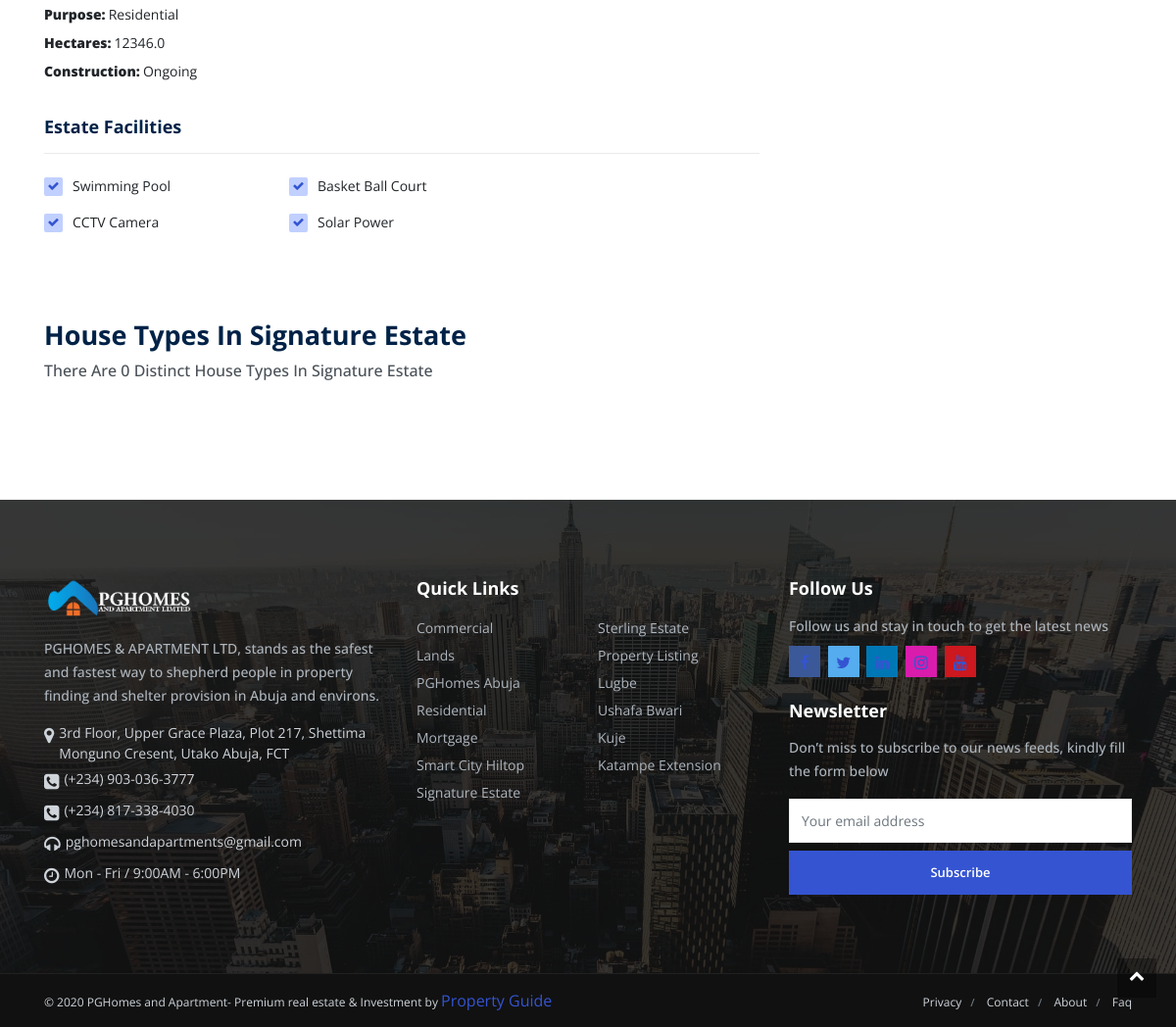
The page /projects/2/ (lower part) on the database as committed earlier.
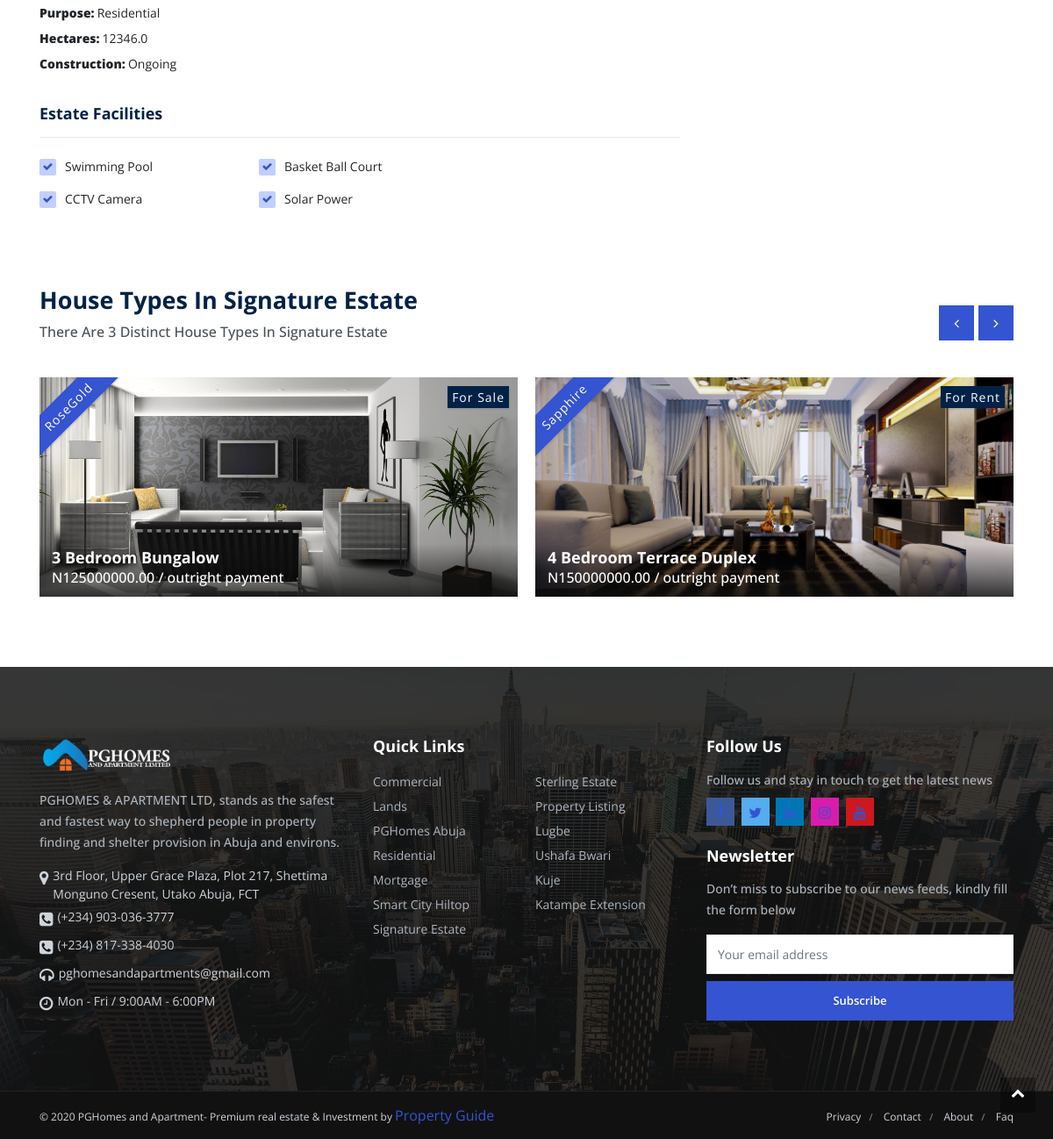
The same page on the database as committed later.
### projects/models.py (models this page shows, shortened)
class Project (models.Model):
        name = models.CharField(max_length=250)
        description = models.TextField(max_length=1000, help_text='Enter a brief description of the project')
        location = models.CharField(max_length=300)
        created = models.DateTimeField(auto_now_add=True)
        updated = models.DateTimeField(auto_now=True)
        hectares = models.DecimalField(max_digits=6, decimal_places=1, help_text="Enter the number of hectares",null=True, blank=True,)
        facilities = models.ManyToManyField(ProjectFacility, help_text='Select a feature for this project')
        image= models.ImageField(upload_to='images/')
        PROJECT_STATUS = (
        ('Not started', 'Not started'),
        ('Ongoing', 'Ongoing'),
        ('Completed', 'Completed'),
    )
        status = models.CharField(
        max_length=50,
        choices= PROJECT_STATUS,
        blank=True,
        default='Not started',
        help_text='Project work status',
    )
        PROJECT_PURPOSE = (
        ('Residential', 'Residential'),
        ('Commercial', 'Commercial'),
        ('Others', 'Others'),
    )
        purpose = models.CharField(
        max_length=50,
        choices= PROJECT_PURPOSE,
        blank=True,
        default='Residential',
        help_text='Project purpose',
    )
        class meta :
            ordering = ['-name']
            verbose_name = 'Projects'

class ProjectFacility (models.Model):
    name = models.CharField(max_length=200, help_text='Enter a product feature (e.g. Swimming-pool CCTV Solar-power)')
    class meta :
        verbose_name = "Facility"
        verbose_name_plural = "Facilities"
    def __str__(self):
        return self.name

class HouseType (models.Model):
    house_name = models.CharField(max_length=250, null= True, blank= True)
    house_specification = models.CharField(max_length=300, help_text='Enter a brief specification of the product')
    house_floor_area = models.PositiveBigIntegerField(help_text="Enter the net floor area for the product")
    units = models.PositiveIntegerField(null= True, blank=True)
    house_outright_payment = models.DecimalField(max_digits=12, decimal_places=2, help_text="Enter the outright payment price", default= 0)
    project = models.ForeignKey(Project, on_delete=models.CASCADE, related_name='housetypes',)
    image= models.ImageField(upload_to ="images/", default= True)
    bed=models.PositiveBigIntegerField(help_text="Enter the Number of Bedrooms", default=1)
    bath=models.PositiveBigIntegerField(help_text="Enter the Number of Bathrooms", default=1)
    HOUSETYPE_STATUS = (
        ('For Rent', 'For Rent'),
        ('For Sale', 'For Sale')
    )
    status = models.CharField(
        max_length=50,
        choices= HOUSETYPE_STATUS,
        blank=True,
        default='For Sale',
        help_text='House Type status',
    )
    class meta :
            ordering = ['-house_name']
            verbose_name = 'HouseTypes'

### projects/views.py (the view)
# urls.py: path('<int:pk>/', ProjectDetailView.as_view() , name='project_detail'),
class ProjectDetailView (DetailView):
    model: Project
    context_object_name = 'project'
    template_name: 'projects/project_detail.html'
    def get_queryset(self):
          return Project.objects.order_by('pk')

### templates/projects/project_detail.html (shortened to what this page needs)
{% extends '../base.html' %}
{% load static %}
{% block content %}
 <section class="single__Detail">
    <div class="container">
        <div class="row">
            <div class="col-lg-8">
                <div class="row">
                    <div class="col-lg-12">
                        <div class="single__detail-features">
                            <div class="property__detail-info">
                                <div class="row">
                                    <div class="col-md-6 col-lg-6">
                                        <ul class="property__detail-info-list list-unstyled">
                                            <li><b>Purpose:</b>{{project.purpose}}</li>
                                            <li><b>Hectares:</b>{{project.hectares}}</li>
                                            <li><b>Construction:</b>{{project.status}} </li>
                                        </ul>
                                    </div>
                                    <div class="col-md-6 col-lg-6">
                                        <ul class="property__detail-info-list list-unstyled">
                                            <li><b></b> </li>
                                            <li><b></b> </li>
                                            <li><b></b> </li>
                                        </ul>
                                    </div>
                                </div>
                            </div>
                        </div>
                        <div class="single__detail-features">
                            <h6 class="text-capitalize detail-heading">Estate facilities</h6>
                            <ul class="list-unstyled icon-checkbox">
                                {% for facility in project.facilities.all %}
                                <li>{{facility}}</li>
                                {% endfor%}
                            </ul>
                        </div>
                    </div>
                </div>
            </div>
                <div class="sticky-top">
                </div>
            </div>
        </div>
    </div>
 <section class="recent__property pt-0">
    <div class="container">
        <div class="row">
            <div class="col-md-6">
                <div class="title__head-v2">
                    <h2 class="text-capitalize">House Types In {{project.name}}</h2>
                    <p class="text-capitalize">There are {{project.housetypes.all| length}} distinct House Types in {{project.name}}</p>
                </div>
            </div>
        </div>
        <div class="recent__property-carousel owl-carousel owl-theme">
            {% for housetype in project.housetypes.all %}
            <div class="item">
                <a href="#">
                    <div class="card__image-hover h-250">
                        <div class="card__image-hover-overlay">
                            <div class="listing-badges">
                                <span class="featured">
                                    {{housetype.house_name}}
                                </span>
                                <span>
                                    {{housetype.status}}
                                </span>
                            </div>
                            <div class="card__image-content">
                                <div class="card__image-content-desc">
                                    <h6>  {{housetype.house_specification}}</h6>
                                    <p class="mb-0"> N{{housetype.house_outright_payment}} / outright payment</p>
                                </div>
                            </div>
                            <img alt="" src="{{housetype.image.url}}" class="img-fluid h-40 ">
                        </div>
                    </div>
                </a>
            </div>
            {% endfor%}
        </div>
    </div>
</section>
{% endblock content%}

### templates/base.html (shortened to what this page needs)
{% load static  %}
<!DOCTYPE html>
<html lang="en">
<head>
    <link href=" {% static './css/styles.css' %}" rel="stylesheet">
    <link rel="stylesheet" href="https://unpkg.com/aos@next/dist/aos.css" />
</head>
<body>
<div>
    {% block content %}
    {% endblock content %}
 <footer>
    <div class="wrapper__footer bg-theme-footer">
        <div class="container">
            <div class="row">
                <div class="col-md-4">
                    <div class="widget__footer">
                        <figure>
                            <img src="{% static 'images/PGHomes web Logo White.png' %}" alt="" class="logo-footer">
                        </figure>
                        <p>
                            PGHOMES & APARTMENT LTD, stands as the safest and fastest way to
                            shepherd people in property finding and shelter provision in Abuja and environs.
                        </p>
                        <ul class="list-unstyled mb-0 mt-3">
                            <li> <b> <i class="fa fa-map-marker"></i></b><span>3rd Floor, Upper Grace Plaza, Plot
                                   217, Shettima Monguno Cresent, Utako Abuja, FCT </span> </li>
                            <li> <b><i class="fa fa-phone-square"></i></b><span>(+234) 903-036-3777</span> </li>
                            <li> <b><i class="fa fa-phone-square"></i></b><span>(+234) 817-338-4030</span> </li>
                            <li> <b><i class="fa fa-headphones"></i></b><span>pghomesandapartments@gmail.com</span> </li>
                            <li> <b><i class="fa fa-clock-o"></i></b><span>Mon - Fri / 9:00AM - 6:00PM</span> </li>
                        </ul>
                    </div>
                </div>
                <div class="col-md-4">
                    <div class="widget__footer">
                        <h4 class="footer-title">Quick Links</h4>
                        <div class="link__category-two-column">
                            <ul class="list-unstyled ">
                                <li class="list-inline-item">
                                    <a href="#">Commercial</a>
                                </li>
                                <li class="list-inline-item">
                                    <a href="#">Lands</a>
                                </li>
                                <li class="list-inline-item">
                                    <a href="#">PGHomes Abuja</a>
                                </li>
                                <li class="list-inline-item">
                                    <a href="#">Residential</a>
                                </li>
                                <li class="list-inline-item">
                                    <a href="#">Mortgage</a>
                                </li>
                                <li class="list-inline-item">
                                    <a href="#">Smart City Hiltop</a>
                                </li>
                                <li class="list-inline-item">
                                    <a href="#">Signature Estate</a>
                                </li>
                                <li class="list-inline-item">
                                    <a href="#">Sterling Estate</a>
                                </li>
                                <li class="list-inline-item">
                                    <a href="#">Property Listing</a>
                                </li>
                                <li class="list-inline-item">
                                    <a href="#">Lugbe</a>
                                </li>
                                <li class="list-inline-item">
                                    <a href="#">Ushafa bwari</a>
                                </li>
                                <li class="list-inline-item">
                                    <a href="#">Kuje</a>
                                </li>
                                <li class="list-inline-item">
                                    <a href="#">Katampe Extension</a>
                                </li>
                            </ul>
                        </div>
                    </div>
                </div>
                <div class="col-md-4">
                    <div class="widget__footer">
                        <h4 class="footer-title">follow us </h4>
                        <p class="mb-2">
                            Follow us and stay in touch to get the latest news
                        </p>
                        <p>
                            <button class="btn btn-social btn-social-o facebook mr-1">
                                <a href="https://facebook.com/propertyguidepgu"><i class="fa fa-facebook-f"></i></a>
                            </button>
                            <button class="btn btn-social btn-social-o twitter mr-1">
                                <a href="https://twitter.com/propertyguidepgu"> <i class="fa fa-twitter"></i><a/>
                            </button>
                            <button class="btn btn-social btn-social-o linkedin mr-1">
                                <a href="https://www.linkedin.com/in/pghomes"><i class="fa fa-linkedin"></i>
                            </button>
                            <button class="btn btn-social btn-social-o instagram mr-1">
                                <a href="https://www.instagram.com/propertyguidepg"> <i class="fa fa-instagram"></i>
                            </button>
                            <button class="btn btn-social btn-social-o youtube mr-1">
                                <a href="https://youtube.com/channel/UCiwInfD7-4y3-nUzU6uScqA"><i class="fa fa-youtube"></i>
                            </button>
                        </p>
                        <br>
                        <h4 class="footer-title">newsletter</h4>
                        <div class="widget__form-newsletter">
                            <p>
                                Don’t miss to subscribe to our news feeds, kindly fill the form below
                            </p>
                            <div class="mt-3">
                                <input type="text" class="form-control mb-2" placeholder="Your email address">
                                <button class="btn btn-primary btn-block text-capitalize" type="button">subscribe
                                </button>
                            </div>
                        </div>
                    </div>
                </div>
            </div>
        </div>
    </div>
    <div class="bg__footer-bottom-v1">
        <div class="container">
            <div class="row flex-column-reverse flex-md-row">
                <div class="col-md-6">
                    <span>
                        © 2020 PGHomes and Apartment- Premium real estate & Investment by
                        <a href="https://www.propertyguide.com.ng">Property Guide</a>
                    </span>
                </div>
                <div class="col-md-6">
                    <ul class="list-inline ">
                        <li class="list-inline-item">
                            <a href="#">
                                privacy
                            </a>
                        </li>
                        <li class="list-inline-item">
                            <a href="{% url 'contact' %}">
                                contact
                            </a>
                        </li>
                        <li class="list-inline-item">
                            <a href="{% url 'about' %}">
                                about
                            </a>
                        </li>
                        <li class="list-inline-item">
                            <a href="#">
                                faq
                            </a>
                        </li>
                    </ul>
                </div>
            </div>
        </div>
    </div>
</footer>
<a href="javascript:" id="return-to-top"><i class="fa fa-chevron-up"></i></a>
</body>
</html>

Rows that differ between the two databases and show on the page:
changed Project "Signature Estate": housetypes.all|length "0" → "3"
added HouseType: house_name "RoseGold", status "For Sale", house_specification "3 Bedroom Bungalow", house_outright_payment "125000000.00", image (picture)
added HouseType: house_name "Sapphire", status "For Rent", house_specification "4 Bedroom Terrace Duplex", house_outright_payment "150000000.00", image (picture)
